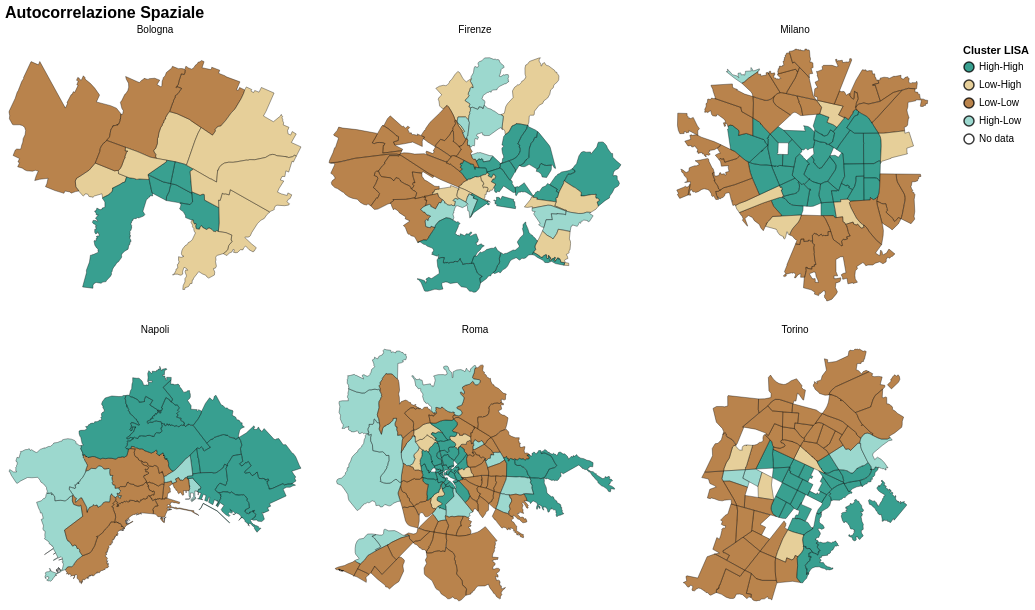

Specify this chart in Vega-Lite:
### Vega-Lite specification from a JSON file in a GitHub repository (floating-point values rounded to 4 significant figures; data arrays with more than 128 entries replaced by an {"elided": "..."} marker saying what was removed)
{"usermeta": {"embedOptions": {"theme": "fivethirtyeight"}}, "config": {"view": {"continuousWidth": 300, "continuousHeight": 300}}, "data": {"name": "data-8e2ae7dab0f479dc085eb09d952c0783"}, "facet": {"field": "CITY", "sort": ["Bologna", "Firenze", "Milano", "Napoli", "Roma", "Torino"], "title": null, "type": "nominal"}, "spec": {"mark": {"type": "geoshape", "stroke": "black", "strokeWidth": 0.45}, "encoding": {"color": {"field": "quadrant_label", "scale": {"domain": ["High-High", "Low-High", "Low-Low", "High-Low", "No data"], "range": ["#018571", "#dfc27d", "#a6611a", "#80cdc1", "#ffffff"]}, "title": "Cluster LISA", "type": "nominal"}, "opacity": {"condition": {"test": "isValid(datum.quadrant)", "value": 0.78}, "value": 0.0}, "tooltip": [{"field": "CITY", "title": "Città", "type": "nominal"}, {"field": "selected_year_label", "title": "Anno", "type": "nominal"}, {"field": "selected_variable", "title": "Variabile", "type": "nominal"}, {"field": "DEN_ASC2", "title": "Zona ASC2", "type": "nominal"}, {"field": "quadrant_label", "title": "Cluster LISA", "type": "nominal"}, {"field": "local_I_selected", "format": ".3f", "title": "I locale", "type": "quantitative"}, {"field": "local_p_selected", "format": ".3f", "title": "p-value", "type": "quantitative"}]}, "height": 260, "projection": {"clipExtent": [[0, 0], [300, 260]], "reflectY": false, "scale": 1, "translate": [0, 0], "type": "identity"}, "transform": [{"calculate": "local_moran_year", "as": "selected_year_label"}, {"calculate": "local_moran_variable", "as": "selected_variable"}, {"calculate": "datum['q_' + local_moran_year + '_' + local_moran_variable]", "as": "quadrant"}, {"calculate": "datum['I_' + local_moran_year + '_' + local_moran_variable]", "as": "local_I_selected"}, {"calculate": "datum['p_' + local_moran_year + '_' + local_moran_variable]", "as": "local_p_selected"}, {"calculate": "isValid(datum.quadrant) ? (datum.quadrant == 1 ? 'High-High' : datum.quadrant == 2 ? 'Low-High' : datum.quadrant == 3 ? 'Low-Low' : 'High-Low') : 'No data'", "as": "quadrant_label"}], "width": 300}, "columns": 3, "params": [{"name": "local_moran_year", "bind": {"input": "select", "options": ["2013", "2018", "2022"], "name": "Anno: "}, "value": "2018"}, {"name": "local_moran_variable", "bind": {"input": "select", "options": ["_CDX_share", "_CEN_share", "_CSX_share", "_MCS_share", "delta_CDX_share", "delta_CEN_share", "delta_CSX_share", "delta_MCS_share", "delta_pol_gini", "pol_gini", "prev_winner_margin", "winner_changed", "winner_share"], "name": "Variabile: "}, "value": "pol_gini"}], "resolve": {"scale": {"color": "shared"}}, "title": {"text": "Autocorrelazione Spaziale", "fontSize": 16}, "$schema": "https://vega.github.io/schema/vega-lite/v5.20.1.json", "datasets": {"data-8e2ae7dab0f479dc085eb09d952c0783": {"elided": "340 records"}}}
